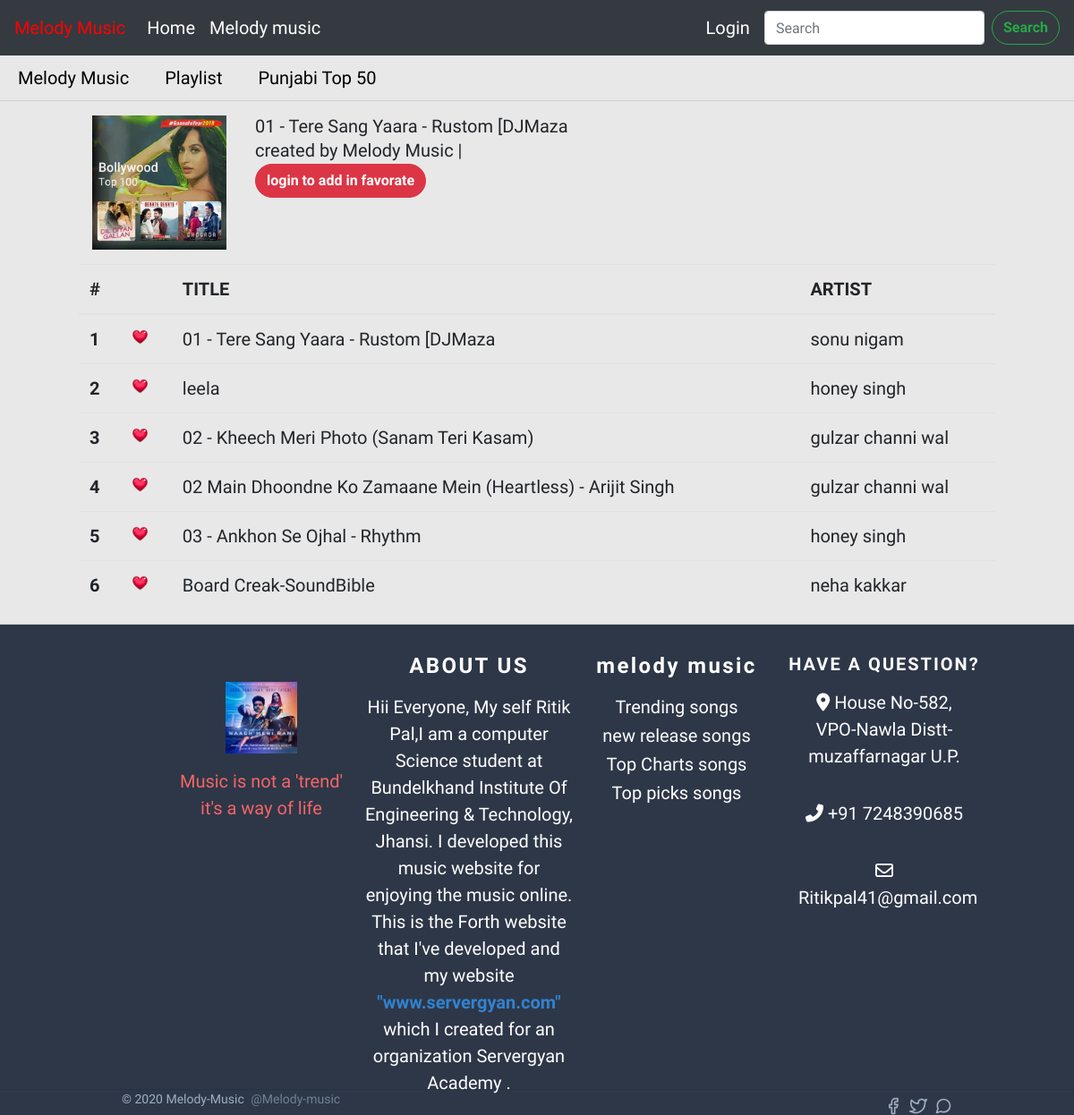
Screenshot of /user/musictable.php?catid=39&&categery=trending songs with the database file from the repository.
### tables this page shows
CREATE TABLE IF NOT EXISTS `music` (
  `sr` int(11) NOT NULL AUTO_INCREMENT,
  `music` varchar(100) NOT NULL,
  `addedby` varchar(20) NOT NULL,
  `Elbum` varchar(50) NOT NULL,
  `categery` varchar(50) NOT NULL,
  `musicpic` varchar(100) NOT NULL,
  PRIMARY KEY (`sr`),
  UNIQUE KEY `music` (`music`)
);

### user/musictable.php (the view, shortened to what this page needs)
<!doctype html>
<html lang="en">
  <head>
    <link rel="stylesheet" href="style.css">
    <link rel="stylesheet" href="https://cdn.jsdelivr.net/npm/bootstrap@4.5.3/dist/css/bootstrap.min.css">
    <link rel="stylesheet" href="style.css">
    <link href="https://unpkg.com/tailwindcss@^1.0/dist/tailwind.min.css" type="text/css" rel="stylesheet">
    <link rel="stylesheet" href="https://cdnjs.cloudflare.com/ajax/libs/aplayer/1.10.1/APlayer.min.css">
  </head>
  <body>
  <?php
include '../common/nav.php';
include '../common/config.php';
$id=$_GET['catid'];
$categery=$_GET['categery'];
?>
<div class="container row  py-2">
  <ul class="flex">
   <li> <a href="#">Melody Music </a></li>
   <li><a href="#">Playlist </a></li>
   <li>Punjabi Top 50</li>
</ul>
</div>
<hr>
<?php
$sql="SELECT * FROM `music` WHERE sr='$id'";
$result=mysqli_query($conn,$sql);
$num=mysqli_num_rows($result);
if($num>0){
while($row= mysqli_fetch_assoc($result)){
    ?>
<div  class="container my-3">
    <div class="media ">
        <img src="../musicpic/<?php echo $row['musicpic'];  ?>"  width="150px" height="150px" class="mr-3" alt="...">
        <div class="media-body ml-3">
          <h5 class="mt-0">          <?php
          $row['music'] = substr($row['music'], 0, strpos($row['music'], "."));
           echo $row['music'];
           ?>
          </h5>
          <P>  created by Melody Music |
        </P>
          <?php
            if(!isset($_SESSION['loggedin']) || $_SESSION['loggedin']!=true){
              echo'
              <a href="login.php" class="btn btn-danger " >login to add in favorate</a>
              ';
            }
          ?>
        </div>
      </div>
</div>
<?php
  }}
       ?>
<?php
$sql="Select * from music WHERE categery='$categery'";
$result=mysqli_query($conn, $sql);
$num=mysqli_num_rows($result);
?>
<table class="table container ">
    <thead>
      <tr>
        <th scope="col">#</th>
        <th scope="col" ></th>
        <th scope="col">TITLE</th>
        <th scope="col">ARTIST</th>
      </tr>
    </thead>
    <tbody>
    <?php
        if($num>0){
          $count=0;
        while($row= mysqli_fetch_assoc($result)){
          $count=$count+1;
          ?>
      <tr class="table-row" data-href="musictable.php?catid=<?php echo $row['sr']; ?>&&categery=<?php echo $row['categery']; ?> ">
          <th scope="row"><?php echo $count; ?></th>
       <td ><img src="dil.png" height="25px" width="25px"></td>
        <td>
          <?php
          $row['music'] = substr($row['music'], 0, strpos($row['music'], "."));
           echo $row['music'];
           ?>
        </td>
        <td> <?php echo $row['Elbum']; ?> </td>
     </tr>
         <?php
        }
       }
    else{
      echo "no record found";
       }
       ?>
    </tbody>
  </table>
<?php
include '../common/footer.php';
?>
  </body>
</html>

### user/style.css (style rules this page uses)
body { font-family: 'Cookie', cursive; font-size:20px; }
.btn { font-weight: bold; border-radius:30px; }
body { font-family: 'Cookie', cursive; background:rgb(233, 232, 232); }

### user/musictable.php (style rules this page uses)
body { font-family: 'Cookie', cursive; font-size:20px; }
.flex { display: flex; flex-direction: row; }
.flex li { margin: 2px 20px; color: black; }
.flex li a { color: black; }
.table-row { cursor:pointer; }

### rows the page displays
music: musicpic (picture), music "01 - Tere Sang Yaara - Rustom [DJMaza", Elbum "sonu nigam"
music: music "leela", Elbum "honey singh"
music: music "02 - Kheech Meri Photo (Sanam Teri Kasam)", Elbum "gulzar channi wal"
music: music "02 Main Dhoondne Ko Zamaane Mein (Heartless) - Arijit Singh", Elbum "gulzar channi wal"
music: music "03 - Ankhon Se Ojhal - Rhythm", Elbum "honey singh"
music: music "Board Creak-SoundBible", Elbum "neha kakkar"
